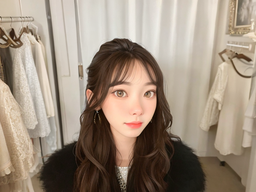
#> input picture Unsharp_masking/IMG_1.PNG, 256 x 192 px, shrunk from 768 x 576 before the run
$ jupyter execute Code_Unsharp.ipynb
#> lines starting #> are read from the running program, lines starting #| are printed output that depends on the picture
[cell 1]
from google.colab.patches import cv2_imshow

[cell 2]
import sys
from enum import Enum
from math import sqrt
import cv2
import numpy as np

class ConvolutionType(Enum):
    MeanFilter = 1
    Sobel_X = 2
    Sobel_Y = 3
    Laplace = 4

class UnsharpService:
    def __init__(self, threshold):
        self.__threshold = threshold

        self.__mean_mask = [1, 1, 1,
                            1, 1, 1,
                            1, 1, 1]

        self.__sobelx_mask = [-1, 0, 1,
                               -2, 0, 2,
                               -1, 0, 1]

        self.__sobely_mask = [-1, -2, -1,
                               0, 0, 0,
                               1, 2, 1]

        self.__laplace_mask = [-1, -1, -1,
                               -1, 8, -1,
                               -1, -1, -1]

    def averageBlur(self, img):
        rows = img.shape[0]
        cols = img.shape[1]
        mean_img = np.zeros((rows, cols), dtype=img.dtype)
        self.__convolution(img, mean_img, self.__mean_mask, ConvolutionType.MeanFilter)
        return mean_img

    def __sobelx(self, src, out):
        self.__convolution(src, out, self.__sobelx_mask, ConvolutionType.Sobel_X)

    def __sobely(self, src, out):
        self.__convolution(src, out, self.__sobely_mask, ConvolutionType.Sobel_Y)

    def firstOrderEdge(self, img):
        rows = img.shape[0]
        cols = img.shape[1]
        sobely_img = np.zeros((rows, cols), dtype=img.dtype)
        sobelx_img = np.zeros((rows, cols), dtype=img.dtype)
        diff_1_img = np.zeros((rows, cols), dtype=img.dtype)

        self.__sobely(img, sobely_img)  # sobel y
        self.__sobelx(img, sobelx_img)  # sobel x

        for i in range(1, rows - 1):
            for j in range(1, cols - 1):
                sobel = int(sobelx_img[i, j]) + int(sobely_img[i, j])
                diff_1_img[i, j] = self.__check(sobel)

        # 對一階微分結果進行均值濾波
        mean_diff_1_img = self.averageBlur(diff_1_img) # unsharp mask

        return mean_diff_1_img

    def secondOrderEdge(self, img):
        rows = img.shape[0]
        cols = img.shape[1]

        diff_2_img = np.zeros((rows, cols), dtype=img.dtype)
        self.__laplace(img, diff_2_img)

        return diff_2_img

    def __laplace(self, src, out):
        self.__convolution(src, out, self.__laplace_mask, ConvolutionType.Laplace)

    def __convolution(self, src, out, mask, conv_type):
        rows = out.shape[0]
        cols = out.shape[1]

        for i in range(1, rows - 1):
            for j in range(1, cols - 1):
                conv = mask[0] * src[i - 1, j - 1] + \
                       mask[1] * src[i - 1, j] + \
                       mask[2] * src[i - 1, j + 1] + \
                       mask[3] * src[i, j - 1] + \
                       mask[4] * src[i, j] + \
                       mask[5] * src[i, j + 1] + \
                       mask[6] * src[i + 1, j - 1] + \
                       mask[7] * src[i + 1, j] + \
                       mask[8] * src[i + 1, j + 1]

                if conv_type == ConvolutionType.MeanFilter:
                    conv = conv / 9
                    # conv = 255 if conv > self.__threshold else 0
                elif conv_type == ConvolutionType.Sobel_X or conv_type == ConvolutionType.Sobel_Y:
                    conv = abs(conv)

                out[i, j] = self.__check(conv)

    @staticmethod
    def __check(v):
        if v > 255:
            return 255
        if v < 0:
            return 0
        return v

## 原本的程式

[cell 3]
img_path = 'IMG_1.PNG'
threshold = 128
input_img = cv2.imread(img_path)
#> input_img is the input picture: shape (192, 256, 3); mean B, G, R 125.3, 141.5, 157.4
cv2_imshow(input_img)

gray_img = cv2.cvtColor(input_img, cv2.COLOR_BGR2GRAY)
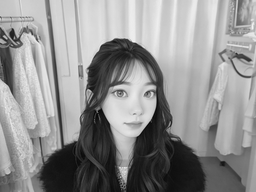
#> gray_img: shape (192, 256); min 1, max 248, mean 144.4

service = UnsharpService(threshold=threshold)
diff_1_img = service.firstOrderEdge(gray_img)
#> after the loop in firstOrderEdge, `for i in range(1, rows - 1):`:
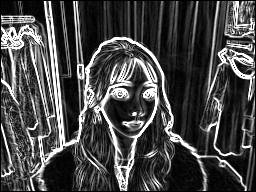
#> diff_1_img: shape (192, 256); min 0, max 255, mean 71.8
diff_2_img = service.secondOrderEdge(gray_img)
#> after the loop in __convolution (call 4), `for i in range(1, rows - 1):`:
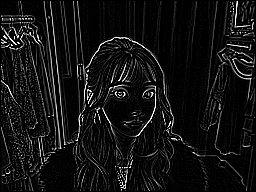
#> out: shape (192, 256); min 0, max 255, mean 18.4

[cell 4]
import matplotlib.pyplot as plt

# 設定畫布大小
plt.figure(figsize=(18, 6))

# 顯示灰度圖像
plt.subplot(1, 3, 1)
plt.imshow(gray_img, cmap='gray')
plt.title('Gray Image')

# 顯示一階微分結果
plt.subplot(1, 3, 2)
plt.imshow(diff_1_img, cmap='gray')
plt.title('firstOrder')

# 顯示二階微分結果
plt.subplot(1, 3, 3)
plt.imshow(diff_2_img, cmap='gray')
plt.title('secondOrder')
plt.axis('off')
plt.show()

# 確保兩張圖片的尺寸相同
if gray_img.shape != diff_1_img.shape:
    print(f"{gray_img.shape}/{diff_1_img.shape}")
    raise ValueError("The images1 must have the same size to be blended.")
if gray_img.shape != diff_2_img.shape:
    print(f"{gray_img.shape}/{ diff_2_img.shape}")
    raise ValueError("The images2 must have the same size to be blended.")

# 將兩張圖片疊加
alpha = 0.5  # 第一張圖片的權重
beta = 0.5   # 第二張圖片的權重
blended_img1 = cv2.addWeighted(gray_img, alpha, diff_1_img, beta, 0)
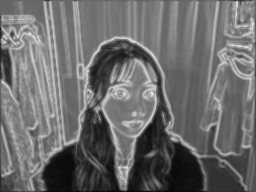
#> blended_img1: shape (192, 256); min 7, max 237, mean 107.7
blended_img2 = cv2.addWeighted(gray_img, alpha, diff_2_img, beta, 0)
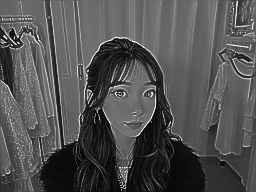
#> blended_img2: shape (192, 256); min 0, max 252, mean 81.4

plt.figure(figsize=(12, 6))
plt.subplot(1, 2, 1)
plt.imshow(gray_img, cmap='gray')
plt.title('Gray Image')
# 顯示 Sobel 結果
plt.subplot(1, 2, 2)
plt.imshow(blended_img1, cmap='gray')
plt.title('Sobel')
plt.axis('off')  # 隱藏坐標軸
plt.show()

plt.figure(figsize=(12, 6))
plt.subplot(1, 2, 1)
plt.imshow(gray_img, cmap='gray')
plt.title('Gray Image')
# 顯示 Laplacian 結果
plt.subplot(1, 2, 2)
plt.imshow(blended_img2, cmap='gray')
plt.title('Laplacian')
plt.axis('off')  # 隱藏坐標軸
plt.show()

## PSNR

[cell 5]
def calculate_psnr(img1, img2):
    mse = np.mean((img1 - img2) ** 2)
    if mse == 0:
        return float('inf')  # 避免除以零的情況，如果兩張圖片完全相同
    pixel_max = 255.0
    psnr = 20 * np.log10(pixel_max / np.sqrt(mse))
    return psnr

## 補做的程式

[cell 6]
def multiply_images( image1, image2 ):

    # 將圖片轉換為浮點數類型
    image1 = image1.astype(np.float32)
    image2 = image2.astype(np.float32)

    # 逐元素相乘
    multiplied_image = image1 * image2

    # 正規化結果到0-255之間
    multiplied_image = np.clip(multiplied_image, 0, 255)

    # 轉換回uint8類型
    multiplied_image = multiplied_image.astype(np.uint8)

    return multiplied_image

[cell 7]
img_path = 'IMG_4.JPG'
threshold = 128
input_img = cv2.imread(img_path)
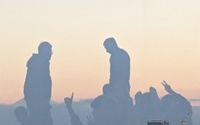
#> input picture Unsharp_masking/Testing_img/IMG_4.JPG, 200 x 125 px, shrunk from 600 x 375 before the run, found by its file name
#> input_img is the input picture: shape (125, 200, 3); mean B, G, R 189.4, 197, 202.7
cv2_imshow(input_img)

gray_img = cv2.cvtColor(input_img, cv2.COLOR_BGR2GRAY)
#> gray_img: shape (125, 200)

service = UnsharpService(threshold=threshold)
diff_2_img = service.secondOrderEdge(gray_img)


# 將兩張圖片疊加
alpha = 1  # 第一張圖片的權重
beta = 1   # 第二張圖片的權重
blended_img1 = cv2.addWeighted(gray_img, alpha, diff_2_img, beta, 0)
#> blended_img1: shape (125, 200)

diff_1_img = service.firstOrderEdge(gray_img)
#> after the loop in firstOrderEdge (call 2), `for i in range(1, rows - 1):`:
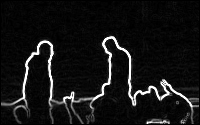
#> diff_1_img: shape (125, 200); min 0, max 255, mean 20.4
#> after the loop in __convolution (call 8), `for i in range(1, rows - 1):`:
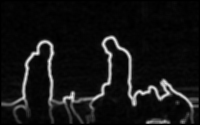
#> out: shape (125, 200); min 0, max 242, mean 19.8
blur_img = service.averageBlur(diff_1_img)
#> after the loop in __convolution (call 9), `for i in range(1, rows - 1):`:
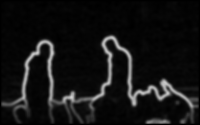
#> out: shape (125, 200); min 0, max 207, mean 19.3

# 將影像正規化到0.0到1.0之間
normalized_image = blur_img / np.max(blur_img)
multi_images1 = multiply_images(normalized_image, diff_2_img)
multi_images2 = multiply_images(normalized_image, blended_img1)

result1 = cv2.addWeighted(multi_images1, alpha, gray_img, beta, 0)
result2 = cv2.addWeighted(multi_images2, alpha, gray_img, beta, 0)
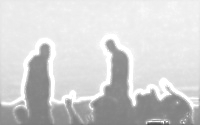
#> result2: shape (125, 200); min 73, max 255, mean 210.1

[cell 8]
import matplotlib.pyplot as plt

input_img = cv2.cvtColor(input_img, cv2.COLOR_BGR2RGB)

plt.figure(figsize=(18, 6))

plt.subplot(1, 3, 1)
plt.imshow(input_img)
plt.title('Input Image')

plt.subplot(1, 3, 2)
plt.imshow(gray_img, cmap='gray')
plt.title('0.Gray Image')

plt.subplot(1, 3, 3)
plt.imshow(diff_2_img, cmap='gray')
plt.title('1.diff_2 img')
plt.show()

plt.figure(figsize=(18, 6))

plt.subplot(1, 3, 1)
plt.imshow(blended_img1, cmap='gray')
plt.title('2.diff_2 + Gray img')

plt.subplot(1, 3, 2)
plt.imshow(diff_1_img, cmap='gray')
plt.title('3.diff_1 img')

plt.subplot(1, 3, 3)
plt.imshow(blur_img, cmap='gray')
plt.title('4.blur_img')
plt.axis('off')
plt.show()

plt.figure(figsize=(12, 6))

plt.subplot(1, 2, 1)
plt.imshow(multi_images1, cmap='gray')
plt.title('5-1.Normalized * (1)')

plt.subplot(1, 2, 2)
plt.imshow(result1, cmap='gray')
plt.title('Result_1')
plt.show()

plt.figure(figsize=(12, 6))
plt.subplot(1, 2, 1)
plt.imshow(multi_images2, cmap='gray')
plt.title('5-1.Normalized * (2)')

plt.subplot(1, 2, 2)
plt.imshow(result2, cmap='gray')
plt.title('Result_2')
plt.show()

[cell 9]
psnr_value1 = calculate_psnr(gray_img, result1)
#> in calculate_psnr, `mse = np.mean((img1 - img2) ** 2)`: mse = 5.18
#> in calculate_psnr, `psnr = 20 * np.log10(pixel_max / np.sqrt(mse))`: psnr = 40.99
#> psnr_value1 = 40.99
print(f"PSNR Value between gray_img and result1_img is {round(psnr_value1,4)} dB")
#| PSNR Value between gray_img and result1_img is 40.9908 dB
psnr_value2 = calculate_psnr(gray_img, result2)
#> psnr_value2 = 31.5
print(f"PSNR Value between gray_img and result2_img is {round(psnr_value2,4)} dB")
#| PSNR Value between gray_img and result2_img is 31.4978 dB
